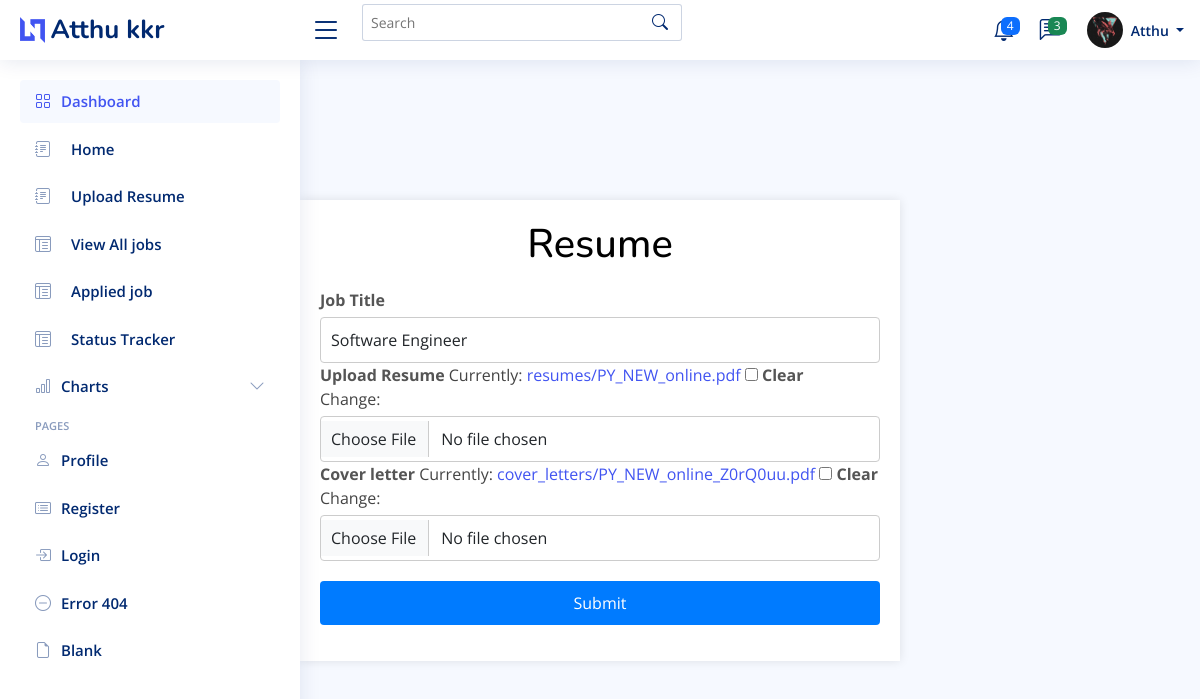
The page /resume/update_resume (signed in) on the database its author committed.
### UserApplicant/models.py (models this page shows, shortened)
class User(AbstractUser):
    email = models.EmailField(unique=True)
    is_employer=models.BooleanField(default=False)
    is_jobseeker=models.BooleanField(default=False)
    has_resume=models.BooleanField(default=False)
    has_company=models.BooleanField(default=False)
    is_verified =models.BooleanField(default=False)
    verification_token= models.CharField(max_length=64,unique=True,blank=True)
    is_blocked =models.BooleanField(default=False)

class jobseeker_Profile(models.Model):
    user =models.OneToOneField(User, on_delete=models.CASCADE)
    phone_number=models.CharField(max_length=15,blank=True,null=True)
    address=models.CharField(max_length=255,blank=True,null=True)
    profile_picture=models.ImageField(upload_to='profile_pictures/',blank=True,null=True)
    first_name=models.CharField(max_length=30,blank=True,null=True)
    last_name=models.CharField(max_length=30,blank=True,null=True)
    date_of_birth=models.DateField(blank=True,null=True)
    about=models.TextField()
    gender=models.CharField(max_length=15,blank=True,null=True)
    education = models.CharField(max_length=100, blank=True, null=True)
    job=models.CharField(max_length=50,blank=True,null=True)
    country=models.CharField(max_length=50,blank=True,null=True)
    skills = models.ManyToManyField(Skill)
    x =models.URLField(max_length=255,blank=True,null=True)
    insta =models.URLField(max_length=255,blank=True,null=True)
    facebook=models.URLField(max_length=255,blank=True,null=True)
    linkedin=models.URLField(max_length=255,blank=True,null=True)

### Resume/models.py (models this page shows, shortened)
class Resume(models.Model):
    user=models.OneToOneField(User,on_delete=models.CASCADE)
    title=models.CharField(max_length=255,blank=True,null=True)
    resume =models.FileField(upload_to='resumes/',max_length=255,blank=True,null=True)
    cover_letter=models.FileField(upload_to='cover_letters/',max_length=255,blank=True,null=True)

### Resume/views.py (the view, shortened to what this page needs)
# urls.py: path('update_resume',views.ResumeUploadView.as_view(),name="update_resume"),
class ResumeUploadView(View):
    template_name = "Resume/update_resume.html"
    form_class = ResumeForm
    def get_object(self):
        try:
            return Resume.objects.get(user=self.request.user)
        except Resume.DoesNotExist:
            return None
    def get(self, request, *args, **kwargs):
        if not request.user.is_authenticated or not request.user.is_jobseeker:
            messages.warning(request, 'You do not have permission to update your resume.', extra_tags='resume_update')
            return redirect('jobseeker_dash')
        resume = self.get_object()
        form = self.form_class(instance=resume)
        context = {'form': form}
        return render(request, self.template_name, context)

### Resume/forms.py
class ResumeForm(forms.ModelForm):
    class Meta:
        model = Resume
        exclude = ('user',)

### templates/Resume/Update_resume.html (shortened to what this page needs)
{% extends 'Dashboard/Dashboard.html' %}
{% load widget_tweaks %}
{% load static %}
{% block header %}
{% if request.user.is_jobseeker%}
  <header id="header" class="header fixed-top d-flex align-items-center">
    <div class="d-flex align-items-center justify-content-between">
      <a href="index.html" class="logo d-flex align-items-center">
        <img src="{% static 'img/img/logo.png' %}" alt="">
        <span class="d-none d-lg-block">{{ request.user.jobseeker_profile.first_name }} {{ request.user.jobseeker_profile.last_name }}</span>
      </a>
      <i class="bi bi-list toggle-sidebar-btn"></i>
    </div>
<div class="search-bar">
  <form class="search-form d-flex align-items-center" method="POST" action="#">
    <input type="text" name="query" placeholder="Search" title="Enter search keyword">
    <button type="submit" title="Search"><i class="bi bi-search"></i></button>
  </form>
</div>
    <nav class="header-nav ms-auto">
      <ul class="d-flex align-items-center">
        <li class="nav-item dropdown">
          <a class="nav-link nav-icon" href="#" data-bs-toggle="dropdown">
            <span class="badge bg-primary badge-number">4</span>
          </a>
        </li>
        <li class="nav-item dropdown">
          <a class="nav-link nav-icon" href="#" data-bs-toggle="dropdown">
            <span class="badge bg-success badge-number">3</span>
          </a>
        </li>
        <li class="nav-item dropdown pe-3">
          <a class="nav-link nav-profile d-flex align-items-center pe-0" href="#" data-bs-toggle="dropdown">
            {% if request.user.jobseeker_profile.profile_picture %}
                   <img src="{{ request.user.jobseeker_profile.profile_picture.url }}" alt="Profile" class="rounded-circle">
            {% else %}
                   <img src="{% static 'images/faces/face28.png' %}" alt="Default Profile Picture">
            {% endif %}
            <span class="d-none d-md-block dropdown-toggle ps-2">{{ request.user.jobseeker_profile.first_name }}
            </span>
          </a>
        </li>
      </ul>
    </nav>
  </header>
  {% endif %}
  {% endblock header %}
{% block sidebar %}
{% if request.user.is_jobseeker %}
<aside id="sidebar" class="sidebar">
  <ul class="sidebar-nav" id="sidebar-nav">
    <li class="nav-item">
      <a class="nav-link " href="index.html">
        <i class="bi bi-grid"></i>
        <span>Dashboard</span>
      </a>
    </li>
    <li class="nav-item">
      <a class="nav-link collapsed"  href="{% url "jobseeker_dash" %}">
        <i class="bi bi-journal-text"></i> <span>Home</span>
      </a>
    </li>
    <li class="nav-item">
      <a class="nav-link collapsed"  href="{% url "update_resume" %}">
        <i class="bi bi-journal-text"></i> <span>Upload Resume</span>
      </a>
    </li>
      <li class="nav-item">
        <a class="nav-link collapsed"  href="{% url "seeker_view_all_jobs" %}">
          <i class="bi bi-layout-text-window-reverse"></i><span>View All jobs</span>
        </a>
      </li>
      <li class="nav-item">
        <a class="nav-link collapsed"  href="{% url "applied_job" %}">
          <i class="bi bi-layout-text-window-reverse"></i><span>Applied job</span>
        </a>
      </li>
      <li class="nav-item">
        <a class="nav-link collapsed"  href="{% url "status_track_seeker" %}">
          <i class="bi bi-layout-text-window-reverse"></i><span>Status Tracker</span>
        </a>
      </li>
    <li class="nav-item">
      <a class="nav-link collapsed" data-bs-target="#charts-nav" data-bs-toggle="collapse" href="{% url "jobseeker_dash" %}">
        <i class="bi bi-bar-chart"></i><span>Charts</span><i class="bi bi-chevron-down ms-auto"></i>
      </a>
    </li>
    <li class="nav-heading">Pages</li>
    <li class="nav-item">
      <a class="nav-link collapsed" href="{% url "update_profile_job" %}">
        <i class="bi bi-person"></i>
        <span>Profile</span>
      </a>
    </li>
    <li class="nav-item">
      <a class="nav-link collapsed" href="{% url "register_seeker" %}">
        <i class="bi bi-card-list"></i>
        <span>Register</span>
      </a>
    </li>
    <li class="nav-item">
      <a class="nav-link collapsed" href="{% url "login_user" %}">
        <i class="bi bi-box-arrow-in-right"></i>
        <span>Login</span>
      </a>
    </li>
    <li class="nav-item">
      <a class="nav-link collapsed" href="#">
        <i class="bi bi-dash-circle"></i>
        <span>Error 404</span>
      </a>
    </li>
    <li class="nav-item">
      <a class="nav-link collapsed" href="#">
        <i class="bi bi-file-earmark"></i>
        <span>Blank</span>
      </a>
    </li>
  </ul>
</aside>
{% endif %}
{% endblock sidebar %}
{% block main %}
<section class="section profile">
<div class="ever">
    <h2 style="text-align: center; color: black; font-size: 40px;">Resume</h2>
    <form id="profile-form" class="needs-validation" method="POST" enctype="multipart/form-data"  novalidate>
        <div>
            <label for="id_name">Job Title</label>
            {% render_field form.title class="form-control" id="id_title" required="required" %}
        </div>
        <div>
            <label for="id_start_date">Upload Resume</label>
            {% render_field form.resume class="form-control" id="id_resume" accept=".pdf,.doc,.docx"  required="required" %}
        </div>
        <div>
            <label for="id_country">Cover letter</label>
            {% render_field form.cover_letter class="form-control" id="id_coverletter" accept=".pdf,.doc,.docx" required="required"%}
        </div>
        <button type="submit" class="btn btn-primary" style="margin-top: 20px;">Submit</button>
    </form>
</div>
</section>
{% endblock main %}
{% block script %}
<link rel="stylesheet" href="https://ajax.googleapis.com/ajax/libs/jqueryui/1.12.1/themes/smoothness/jquery-ui.css">
{% endblock script %}

### static/css/css/style.css (style rules this page uses)
:root { scroll-behavior: smooth; }
body { font-family: "Open Sans", sans-serif; background: #f6f9ff; color: #444444; }
a { color: #4154f1; text-decoration: none; }
h1, h2, h3, h4, h5, h6 { font-family: "Nunito", sans-serif; }
.logo { line-height: 1; }
@media (min-width: 1200px) { .logo { width: 280px; } }
.logo img { max-height: 26px; margin-right: 6px; }
.logo span { font-size: 26px; font-weight: 700; color: #012970; font-family: "Nunito", sans-serif; }
.header { transition: all 0.5s; z-index: 997; height: 60px; box-shadow: 0px 2px 20px rgba(1, 41, 112, 0.1); background-color: #fff; padding-left: 20px; }
.header .toggle-sidebar-btn { font-size: 32px; padding-left: 10px; cursor: pointer; color: #012970; }
.header .search-bar { min-width: 360px; padding: 0 20px; }
.header .search-form { width: 100%; }
.header .search-form input { border: 0; font-size: 14px; color: #012970; border: 1px solid rgba(1, 41, 112, 0.2); padding: 7px 38px 7px 8px; border-radius: 3px; transition: 0.3s; width: 100%; }
.header .search-form button { border: 0; padding: 0; margin-left: -30px; background: none; }
.header .search-form button i { color: #012970; }
.header-nav ul { list-style: none; }
.header-nav>ul { margin: 0; padding: 0; }
.header-nav .nav-icon { font-size: 22px; color: #012970; margin-right: 25px; position: relative; }
.header-nav .nav-profile { color: #012970; }
.header-nav .nav-profile img { max-height: 36px; }
.header-nav .nav-profile span { font-size: 14px; font-weight: 600; }
.header-nav .badge-number { position: absolute; inset: -2px -5px auto auto; font-weight: normal; font-size: 12px; padding: 3px 6px; }
.sidebar { position: fixed; top: 60px; left: 0; bottom: 0; width: 300px; z-index: 996; transition: all 0.3s; padding: 20px; overflow-y: auto; scrollbar-width: thin; scrollbar-color: #aab7cf transparent; box-shadow: 0px 0px 20px rgba(1, 41, 112, 0.1); background-color: #fff; }
.sidebar-nav { padding: 0; margin: 0; list-style: none; }
.sidebar-nav li { padding: 0; margin: 0; list-style: none; }
.sidebar-nav .nav-item { margin-bottom: 5px; }
.sidebar-nav .nav-heading { font-size: 11px; text-transform: uppercase; color: #899bbd; font-weight: 600; margin: 10px 0 5px 15px; }
.sidebar-nav .nav-link { display: flex; align-items: center; font-size: 15px; font-weight: 600; color: #4154f1; transition: 0.3; background: #f6f9ff; padding: 10px 15px; border-radius: 4px; }
.sidebar-nav .nav-link i { font-size: 16px; margin-right: 10px; color: #4154f1; }
.sidebar-nav .nav-link.collapsed { color: #012970; background: #fff; }
.sidebar-nav .nav-link.collapsed i { color: #899bbd; }
.sidebar-nav .nav-link .bi-chevron-down { margin-right: 0; transition: transform 0.2s ease-in-out; }

### templates/Resume/Update_resume.html (style rules this page uses)
.ever { max-width: 600px; margin: 50px auto; padding: 20px; margin-top:200px; background-color: #fff; box-shadow: 0 0 10px rgba(0, 0, 0, 0.1); }
.ever h2 { text-align: center; color: black; font-size: 40px; margin-bottom: 20px; }
label { font-weight: bold; color: #555; }
.form-control { width: 100%; padding: 10px; margin-top: 5px; border: 1px solid #ccc; border-radius: 4px; box-sizing: border-box; }
.btn-primary { width: 100%; padding: 10px; background-color: #007BFF; color: #fff; border: none; border-radius: 4px; cursor: pointer; font-size: 16px; margin-top: 10px; }

### rows shown on the page
User: user.jobseeker_profile.first_name "Atthu", user.jobseeker_profile.last_name "kkr", user.jobseeker_profile.profile_picture (picture)
Resume: title "Software Engineer"
